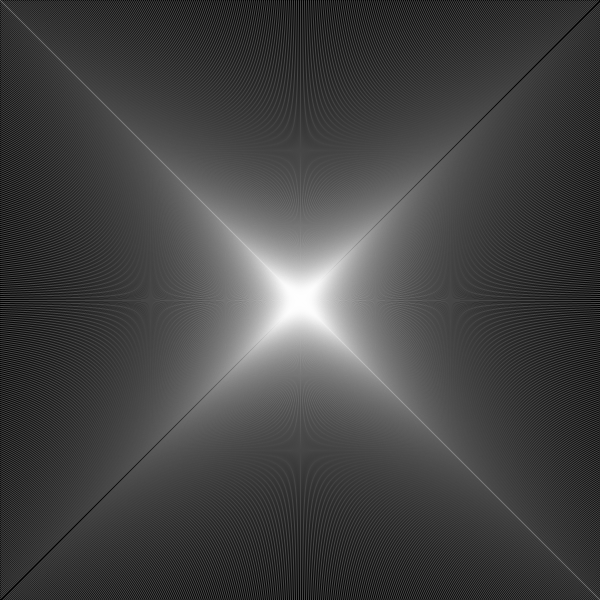
Frame 1 (no input)
Frame 60 (the mouse pressed at the canvas centre just before this capture): identical to frame 1, image omitted
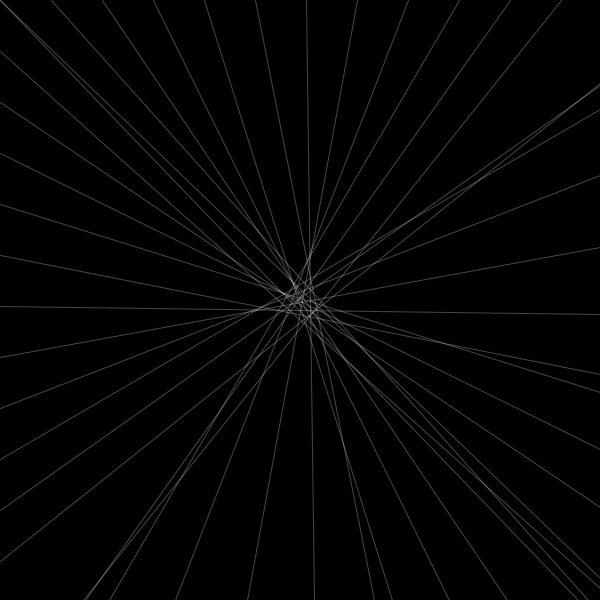
Frame 120 (the mouse held since frame 60 and released just before this capture)

The Processing sketch that drew these frames (run headless with seeded random() and noise(); from frame 60 on, the mouse is pressed at the canvas centre):

// Processing sketch: P_S1_noise1
// ── P_S1_noise1.pde
//Tomas de Camino Beck

float noiseScale = 0.2;

void setup(){
 size(600,600); 
}

void draw() {
  background(0);
  int s=int(map(mouseY,0,height,2,100));
  float d=map(mouseX,0,width,0,400);
  for (int x=0; x < width; x+=s) {
      float noiseVal = 0.5-noise(x*noiseScale);
      stroke(255,70); //<>//
      line(x, 0,width-x+noiseVal*d,height);
      line(0,x,height,width-x+noiseVal*d);
  }
}
